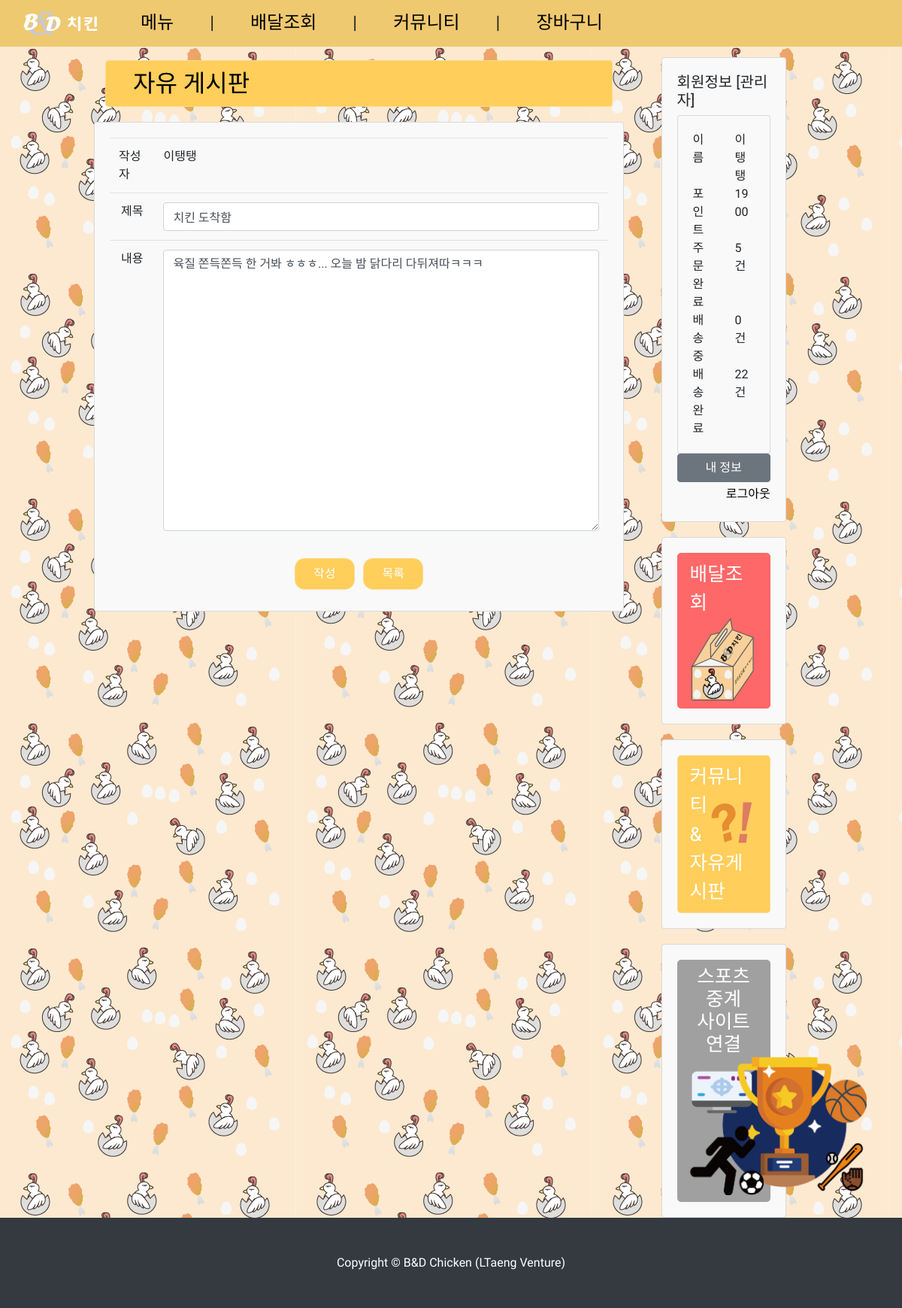
/pages/community/modify.php?ID=59&kind=2 (signed in), run on the app's committed database.
### tables this page shows
CREATE TABLE `free` (
  `ID` int(11) NOT NULL,
  `userId` int(11) NOT NULL,
  `title` varchar(40) NOT NULL,
  `context` text NOT NULL,
  `time` timestamp NOT NULL DEFAULT CURRENT_TIMESTAMP,
  `hit` int(11) NOT NULL DEFAULT '0'
);

CREATE TABLE `user` (
  `userId` int(11) NOT NULL,
  `name` varchar(100) NOT NULL,
  `email` varchar(100) NOT NULL,
  `password` varchar(400) NOT NULL,
  `tel` varchar(40) NOT NULL,
  `address` varchar(100) NOT NULL,
  `point` int(11) NOT NULL
);

### pages/community/modify.php (the view, shortened to what this page needs)
<?php
include "/var/www/html/WebProgramming/sql/connection/dbconnect.php";
$kind = mysqli_real_escape_string($con, $_GET['kind']);
if ($kind == 2)
	$community = "free";
elseif ($kind == 3)
	$community = "question";
else {
	$community = "notice";
	$kind = 1;
}
mysqli_query($con, "set session character_set_connection=utf8;");
mysqli_query($con, "set session character_set_results=utf8;");
mysqli_query($con, "set session character_set_client=utf8;");
$ID = $_GET['ID'];
$query = "select title, context, time, hit, userId from $community where ID = '$ID'";
$result = $con->query($query);
$rows = mysqli_fetch_assoc($result);
?>
<!DOCTYPE html>
<html>
    <head>
    <?php include "../header.php"; ?>
    </head>
    <body>
    <?php include "../navbar.php"; ?>
  <div class="container-fluid" style="padding-left: 125px; padding-right: 125px; background-image: url('../../assets/images/background-2.png');">
   <div class="row">
        <div class="col-lg-9">
		  <div class="col-lg-12 mt-4">
            <div class="btn btn-yellow full_button">
                <span class="huge_font" style="float: left; padding-left: 1.5rem;">
					<?php
					if ($community == 'question')
						echo 'Q&A';
					else if ($community == 'free')
						echo '자유 게시판';
					else
						echo '공지 사항';
					?>
                </span>
            </div>
          </div>
            <div class="card text-center">
                <div class="card-body">
			        <form method="POST" action="modify_action.php">
			            <table class="table">
				            <tr class="text-left">
					            <td>작성자</td>
					            <td><input class="form-control" type="hidden" name="ID" value="<?=$_SESSION['usr_id']?>"><?=$_SESSION['usr_name']?></td>
				            </tr>
				            <tr>
					            <td>제목</td>
					            <td><input class="form-control" type = "text" name = "title" size=60 value="<?php echo $rows['title']?>"></td>
				            </tr>
				            <tr>
					            <td>내용</td>
					            <td><textarea class="form-control" name = "context" cols=85 rows=15 ><?php echo $rows['context']?></textarea></td>
				            </tr>
			            </table>
			            <input class="btn btn-yellow btn-radius mx-1 my-2" type = "submit" value="작성">
                        <a class="btn btn-yellow btn-radius mx-1 my-2 text-white" href='./notice.php'>목록</a>
                    </form>
                </div>
			</div>
        </div>
        <?php include "../sidebar.php"; ?>
    </div>
  </div>
  <?php include "../footer.php"; ?>
    </body>
</html>

### pages/sidebar.php (shortened to what this page needs)
<div class="col-lg-3" style="padding-right: 3%; padding-left: 2%">
  <div class="container">
      <div class="card">
          <div class="card-body">
                  <?php
                  if (!isset($_SESSION['usr_id'])) {
                  ?>
                  <div class="text-center">
                      <img src="../../assets/images/Text_Logo.svg" height=100 class="img_top" style="width: 5rem;" />
                      <img src="../../assets/images/Chicken_Logo.svg" height=150 style="width: 7rem;" />
                  </div>
                  <h5 class="card-title">로그인</h5>
                  <form method="POST" action="../user/login.php">
                      <div class="form-group">
                          <input type="text" class="form-control" placeholder="이메일" name="email" >
                          <input type="password" class="form-control" placeholder="패스워드" name="password">
                      </div>
                      <button type="submit" class="btn btn-primary form-control">로그인</button>
                      <div class="my-1">
                          <div class="float-left">
                              <a href="../user/register.php">회원가입</a>
                          </div>
                          <div class="float-right">
                              <a href="../user/idfind.php">이메일 찾기</a>
                              <a href="../user/pwfind.php">비밀번호 찾기</a>
                          </div>
                      </div>
                  </form>
                  <?php
                  } else {
                  $role_sql = "SELECT `role` FROM `authorities` WHERE `userId` = " . $_SESSION['usr_id'];
                  $result = mysqli_query($con, $role_sql);
                  while ($row = mysqli_fetch_assoc($result))
                      $auth[] = $row['role'];
                  if (in_array("IS_ADMIN", $auth))
                      $isAdmin = true;
                  else
                      $isAdmin = false;
                  $notBaedal = 0;
                  $isBaedal = 0;
                  $completeBaedal = 0;
                  $point_sql = "SELECT `point` FROM `user` WHERE `userId` = " . $_SESSION['usr_id'];
                  $user_sql = "SELECT `baedal`, `completeTime` FROM `baedal_list`";
                  $result = mysqli_query($con, $point_sql);
                  while ($row = mysqli_fetch_assoc($result)) {
                      $point = $row['point'];
                  }
                  $result = mysqli_query($con, $user_sql);
                  while ($row = mysqli_fetch_assoc($result)) {
                      if ($row['baedal'] == 0 && $row['completeTime'] == NULL) {
                          $notBaedal++;
                      } else if ($row['completeTime'] == NULL) {
                          $isBaedal++;
                      } else {
                          $completeBaedal++;
                      }
                  }
                  ?>
                  <h5 class="text-title">회원정보
                  <?php
                  if ($isAdmin)
                      echo "[관리자]";
                  ?>
                  </h5>
                  <div class="card m-0">
                      <div class="card-body">
                          <div class="row">
                              <div class="col-6 form-group">이름</div>
                              <div class="col-6"><?php echo $_SESSION['usr_name']; ?></div>
                              <div class="col-6">포인트</div>
                              <div class="col-6"><?php echo $point; ?></div>
                              <div class="col-6">주문완료</div>
                              <div class="col-6"><?php echo $notBaedal; ?> 건</div>
                              <div class="col-6">배송중</div>
                              <div class="col-6"><?php echo $isBaedal; ?> 건</div>
                              <div class="col-6">배송완료</div>
                              <div class="col-6"><?php echo $completeBaedal; ?> 건</div>
                          </div>
                      </div>
                  </div>
                  <a class="btn btn-secondary full_button text-white" href="../user/profile.php">내 정보</a>
                  <div class="text-right my-1">
                      <a href="../user/logout.php">로그아웃</a>
                  </div>
                  <?php
                  }
                  ?>
                </div>
            </div>
      <div class="card" onclick="location.href='../chicken/baedal.php'">
          <div class="card-body">
              <div class="btn btn-lg btn-red full_button text-left">
                  <span class="large_font">배달조회</span>
                  <div style="float: right;"><img src="../../assets/images/box.svg" style="width: 6rem; height: 7rem" /></div>
              </div>
          </div>
      </div>
      <div class="card" onclick="location.href='../community/notice.php'">
          <div class="card-body">
              <div class="btn btn-lg btn-yellow full_button text-left">
                  <span class="large_font">
                      커뮤니티
                      <div style="float: right; padding-top: 10px;">
                          <img src="../../assets/images/Q&A.svg" style="width: 4rem; height: 4rem;" />
                      </div>
                      <br>& 자유게시판
                  </span>
              </div>
          </div>
      </div>
      <div class="card">
          <div class="card-body">
              <div class="btn btn-lg btn-gray full_button text-center">
                  <span class="one_line_height large_font">
                      스포츠 중계
                      <br>
                      사이트 연결
                      <br>
                  </span>
                  <img src="../../assets/images/sports.png" style="height: 11.5rem" onclick="window.open('../../popup/sports.php', '_blank', 'width=523, height=530, toolbar=no, scrollbars=no, resizable=yes');">
              </div>
          </div>
      </div>
    </div>
  </div>

### css/style.css (style rules this page uses)
body { font-family: 'Do Hyeon', sans-serif; padding-top: 56px; background-color: #fff9ed; }
a, a:hover, a:link { color: black; }
.full_button { width: 100%; }
.large_font { font-size: 1.6rem; }
.huge_font { font-size: 2rem; color: black; }
.btn-radius { padding: 0.5rem 1.5rem; border-radius: 13px; }
.btn-gray { background-color: #a0a0a0; border-color: #a0a0a0; color: white; }
.btn-red { background-color: #ff6868; border-color: #ff6868; color: white; }
.btn-yellow { background-color: #ffce5b; border-color: #fcdb8d; color: white; }
.card { margin-top: 20px; background-color: #f9f9f9; }
.one_line_height { line-height: 1; }

### data on the page
free: title "치킨 도착함", context "육질 쫀득쫀득 한 거봐 ㅎㅎㅎ... 오늘 밤 닭다리 다뒤져따ㅋㅋㅋ"
user: point "1900"

### other printed values
$_SESSION['usr_name'] "이탱탱"
$notBaedal "5"
$isBaedal "0"
$completeBaedal "22"
